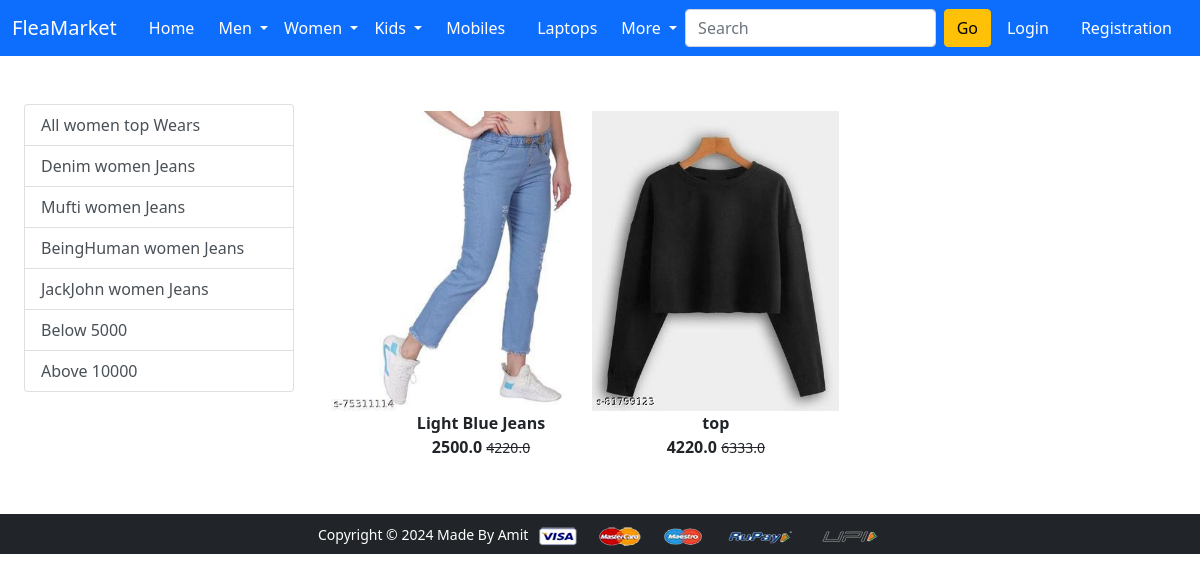
The app's page /womentopwear/ with its own data.
### app/models.py (models this page shows, shortened)
class Product(models.Model):
    title = models.CharField(max_length=100)
    selling_price = models.FloatField()
    discounted_price = models.FloatField()
    description = models.TextField()
    brand = models.CharField(max_length=100)
    category = models.CharField(choices=CATEGORY_CHOICES, max_length=2)
    product_image = models.ImageField(upload_to="productimage")

### app/views.py (the view)
# urls.py: path("womentopwear/", views.womentopwear, name="womentopwear"),
def womentopwear(request, data=None):
   if data == None:
      womentopwears = Product.objects.filter(category='WT')
   elif data == 'Denim' or data == 'Mufti' or data == 'BeingHuman' or data == 'JackJohn':
      womentopwears = Product.objects.filter(category='WT').filter(brand=data)
   elif data == 'Below':
      womentopwears = Product.objects.filter(category='WT').filter(discounted_price__lt=10000)
   elif data == 'Above':
      womentopwears = Product.objects.filter(category='WT').filter(discounted_price__gt=30000)
   return render(request, 'app/womentopwear.html', {'womentopwears':womentopwears})

### app/templates/app/womentopwear.html (shortened to what this page needs)
{% extends 'app/base.html' %}
{% load static %}
{% block main-content %}
<div class="container-fluid my-5">
  <div class="row">
    <div class="col-sm-3">
      <div class="list-group">
        <a
          href="{% url 'womentopwear' %}"
          class="list-group-item list-group-item-action"
          area-current="true"
          >All women top Wears</a
        >
        <a
          href="{% url 'womentopweardata' 'Denim' %}"
          class="list-group-item list-group-item-action"
          area-current="true"
          >Denim women Jeans</a
        >
        <a
          href="{% url 'womentopweardata' 'Mufti' %}"
          class="list-group-item list-group-item-action"
          area-current="true"
          >Mufti women Jeans</a
        >
        <a
          href="{% url 'womentopweardata' 'BeingHuman' %}"
          class="list-group-item list-group-item-action"
          area-current="true"
          >BeingHuman women Jeans</a
        >
        <a
          href="{% url 'womentopweardata' 'JackJohn' %}"
          class="list-group-item list-group-item-action"
          area-current="true"
          >JackJohn women Jeans</a
        >
        <a
          href="{% url 'womentopweardata' 'Below' %}"
          class="list-group-item list-group-item-action"
          area-current="true"
          >Below 5000</a
        >
        <a
          href="{% url 'womentopweardata' 'Above' %}"
          class="list-group-item list-group-item-action"
          area-current="true"
          >Above 10000</a
        >
      </div>
    </div>
    <div class="col-sm-8">
      <div class="row">
        {% for product in womentopwears %}
        <div class="col-sm-4 text-center mg-4">
          <a href="{% url 'product-detail' product.id %}" class="btn">
            <div class="item">
              <img
                src="{{product.product_image.url}}"
                alt=""
                height="300"
                class=""
              />
              <div class="fw-bold">{{product.title}}</div>
              <div class="fw-bold">
                {{product.discounted_price}}  <small class="fw-light text-decoration-line-through"
                  >{{product.selling_price}}</small
                >
              </div>
            </div>
          </a>
        </div>
        {% endfor %}
      </div>
    </div>
  </div>
</div>
{% endblock main-content %}

### records on screen
Product: product_image (picture), title "Light Blue Jeans", discounted_price "2500.0", selling_price "4220.0"
Product: product_image (picture), title "top", discounted_price "4220.0", selling_price "6333.0"
